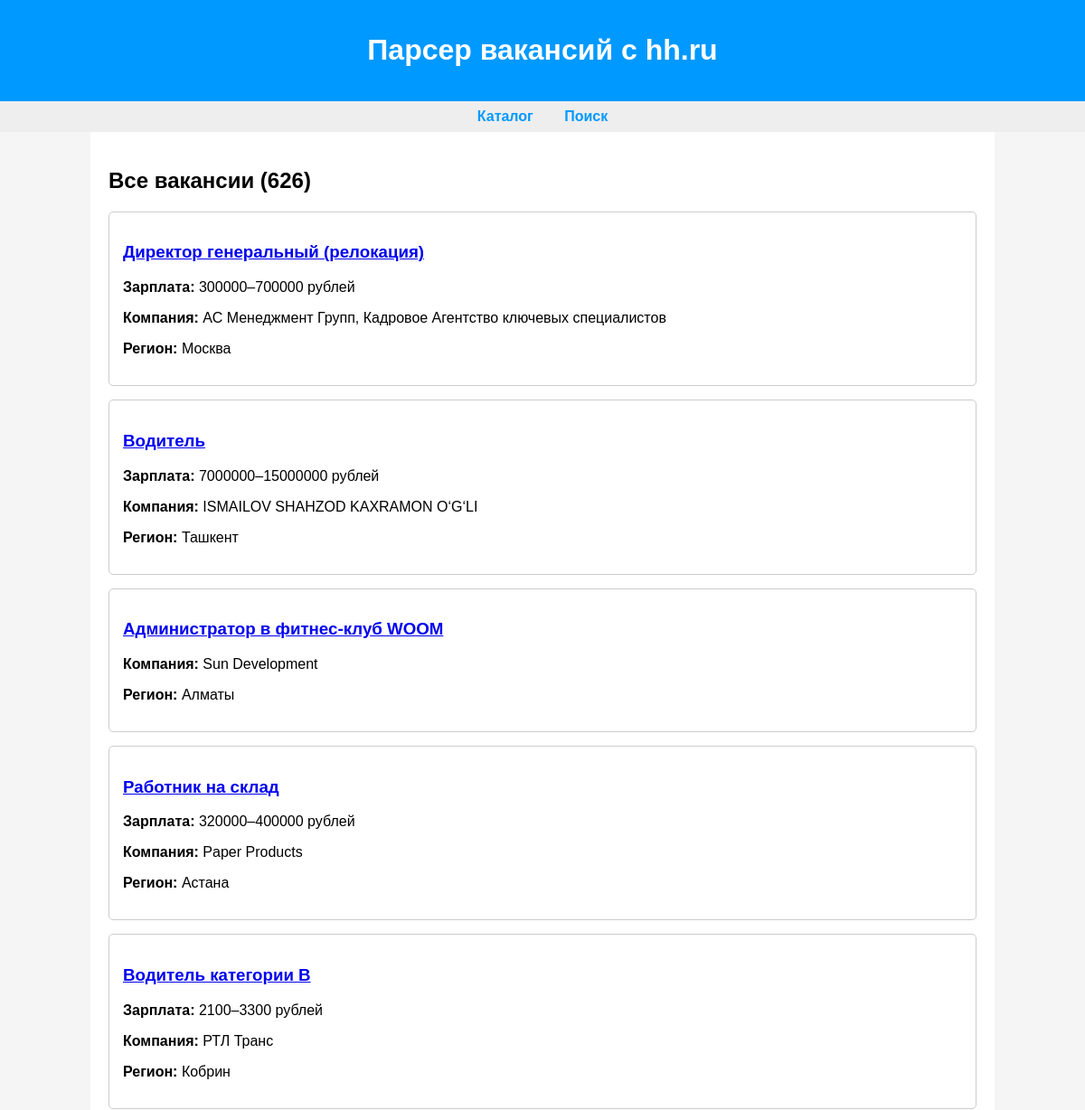
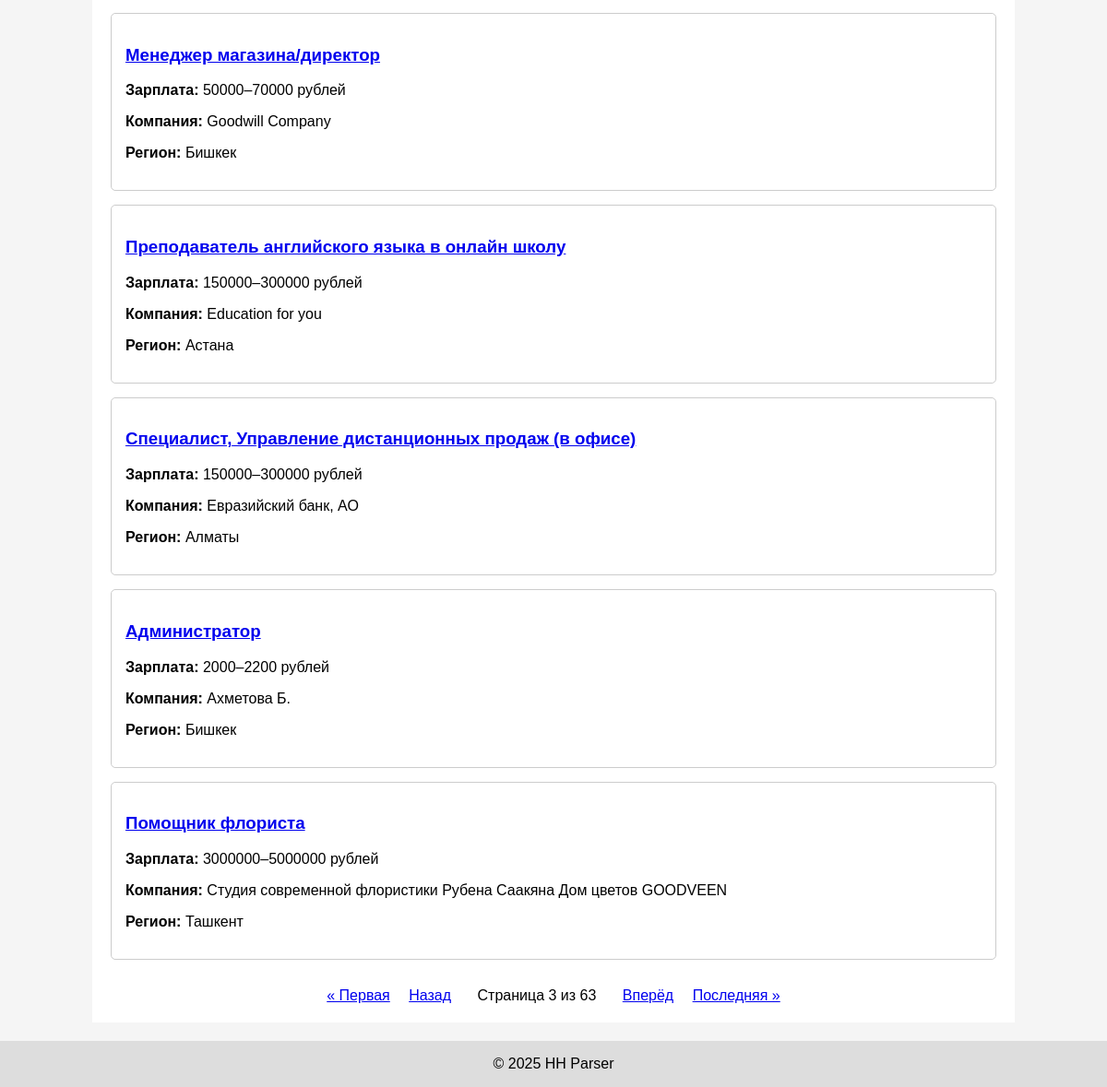
/?page=3, run on the app's committed database (2 pictures, top to bottom).
### works/models.py (models this page shows)
class Vacancies(models.Model):
    name = models.TextField()
    description = models.TextField()
    city = models.ForeignKey(
        Cities,
        on_delete=models.CASCADE,
        related_name='city'
    )
    category = models.ForeignKey(
        Categories,
        on_delete=models.CASCADE,
        related_name='category'
    )
    employer = models.ForeignKey(
        Employers,
        on_delete=models.CASCADE,
        related_name='employer'
    )
    salary_lower = models.IntegerField()
    salary_upper = models.IntegerField()

class Employers(models.Model):
    name = models.TextField()

class Cities(models.Model):
    name = models.TextField()

### works/views.py (the view)
# urls.py: path("", views.index, name="index"),
def index(request):
    page_number = request.GET.get("page", 1)
    vacancies = Vacancies.objects.select_related(
        "category", "city", "employer"
    )
    vacancies_count = vacancies.count()
    paginator = Paginator(vacancies, 10)
    try:
        vacancies = paginator.page(page_number)
    except PageNotAnInteger:
        vacancies = paginator.page(1)
    except EmptyPage:
        vacancies = paginator.page(paginator.num_pages)
    return render(request, "works/index.html", {
        "vacancies": vacancies,
        "vacancies_count": vacancies_count
    })

### templates/works/index.html (shortened to what this page needs)
{% extends 'base.html' %}
{% block content %}
    <h2>Все вакансии ({{ vacancies_count }})</h2>
    {% if vacancies %}
        {% for vacancy in vacancies %}
        <div style="border: 1px solid #ccc; padding: 15px; margin-bottom: 15px; border-radius: 5px;">
            <h3><a href="{% url 'work_detail' vacancy.id %}">{{ vacancy.name }}</a></h3>
            {% if vacancy.salary_lower %}
                <p><strong>Зарплата:</strong> {{ vacancy.salary_lower }}–{{ vacancy.salary_upper }} рублей</p>
            {% endif %}
            <p><strong>Компания:</strong> {{ vacancy.employer.name }}</p>
            <p><strong>Регион:</strong> {{ vacancy.city.name }}</p>
        </div>
        {% endfor %}
        <div style="margin-top: 30px; text-align: center;">
            {% if vacancies.has_previous %}
                <a href="?page=1" style="margin: 0 8px;">&laquo; Первая</a>
                <a href="?page={{ vacancies.previous_page_number }}" style="margin: 0 8px;">Назад</a>
            {% endif %}
            <span style="margin: 0 16px;">
                Страница {{ vacancies.number }} из {{ vacancies.paginator.num_pages }}
            </span>
            {% if vacancies.has_next %}
                <a href="?page={{ vacancies.next_page_number }}" style="margin: 0 8px;">Вперёд</a>
                <a href="?page={{ vacancies.paginator.num_pages }}" style="margin: 0 8px;">Последняя &raquo;</a>
            {% endif %}
        </div>
    {% else %}
        <p>Вакансий пока нет.</p>
    {% endif %}
{% endblock %}

### templates/base.html (style rules this page uses)
body { font-family: Arial, sans-serif; margin: 0; padding: 0; background-color: #f5f5f5; }

### data on the page
Vacancies: name "Директор генеральный (релокация)", salary_lower "300000", salary_upper "700000", employer.name "АС Менеджмент Групп, Кадровое Агентство ключевых специалистов", city.name "Москва"
Vacancies: name "Водитель", salary_lower "7000000", salary_upper "15000000", employer.name "ISMAILOV SHAHZOD KAXRAMON O‘G‘LI", city.name "Ташкент"
Vacancies: name "Администратор в фитнес-клуб WOOM", employer.name "Sun Development", city.name "Алматы"
Vacancies: name "Работник на склад", salary_lower "320000", salary_upper "400000", employer.name "Paper Products", city.name "Астана"
Vacancies: name "Водитель категории В", salary_lower "2100", salary_upper "3300", employer.name "РТЛ Транс", city.name "Кобрин"
Vacancies: name "Менеджер магазина/директор", salary_lower "50000", salary_upper "70000", employer.name "Goodwill Company", city.name "Бишкек"
Vacancies: name "Преподаватель английского языка в онлайн школу", salary_lower "150000", salary_upper "300000", employer.name "Education for you", city.name "Астана"
Vacancies: name "Специалист, Управление дистанционных продаж (в офисе)", salary_lower "150000", salary_upper "300000", employer.name "Евразийский банк, АО", city.name "Алматы"
Vacancies: name "Администратор", salary_lower "2000", salary_upper "2200", employer.name "Ахметова Б.", city.name "Бишкек"
Vacancies: name "Помощник флориста", salary_lower "3000000", salary_upper "5000000", employer.name "Студия современной флористики Рубена Саакяна Дом цветов GOODVEEN", city.name "Ташкент"

### other printed values
{{ vacancies_count }} "626"
{{ vacancies.number }} "3"
{{ vacancies.paginator.num_pages }} "63"
